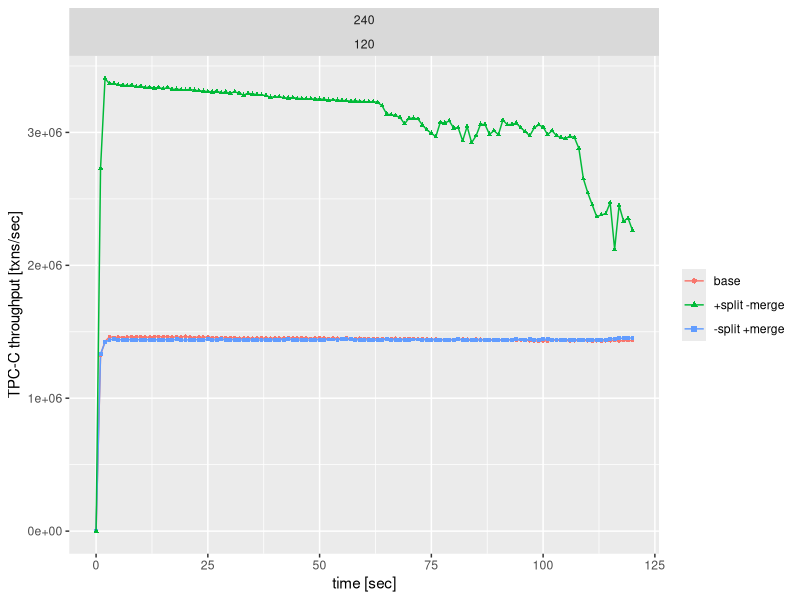
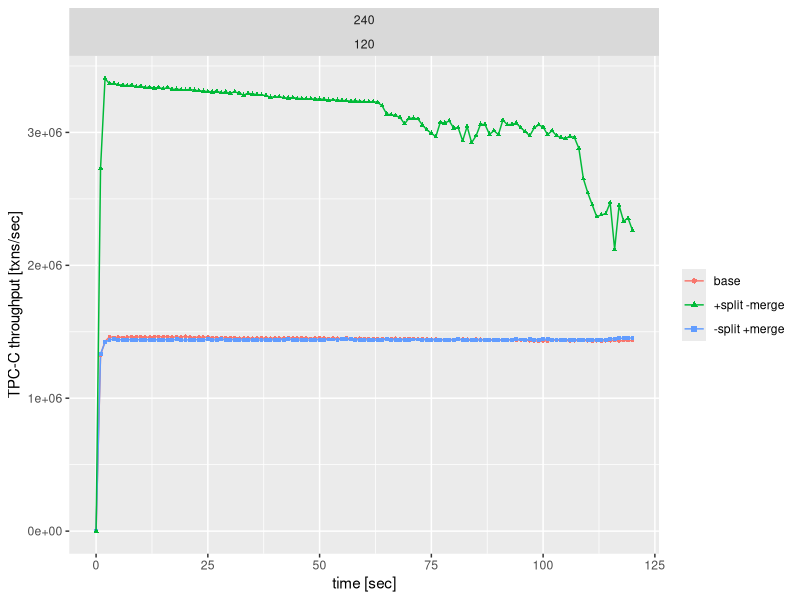

These charts were generated, in order, by the following R code:
library(ggplot2)
library(sqldf)
library(Cairo)
library(stringr)
library(scales)
# TPC-C C: 100 warehouses, 120 threads
# 4 combinations of enabled/disabled space/contention management

dev.set(0)
df=read.csv('./C.csv')
d= sqldf("
select *, 1 as symbol from df where c_su_merge=0 and c_cm_split=0
UNION select *, 2 as symbol from df where c_su_merge=0 and c_cm_split=1
UNION select *, 3 as symbol from df where c_su_merge=1 and c_cm_split=0
UNION select *, 4 as symbol from df where c_su_merge=1 and c_cm_split=1
")
tx <- ggplot(d, aes(t, tx, color=factor(symbol), group=interaction(c_su_merge,c_cm_split))) + geom_line() + geom_point(aes(shape=factor(symbol), size=1)) + scale_size_identity(name=NULL)+ scale_shape_discrete(name=NULL, breaks=c(1,2,3,4), labels=c("base", "+split -merge","-split +merge","+split +merge")) + scale_color_discrete(name =NULL, labels=c("base", "+split -merge","-split +merge","+split +merge"), breaks=c(1,2,3,4)) + labs(x='time [sec]', y = 'TPC-C throughput [txns/sec]')  + xlim(0,120) +  facet_grid (cols=vars(c_dram_gib, c_worker_threads))
print(tx)

CairoPDF("./tpcc_C.pdf", bg="transparent")
print(tx)
dev.off()
